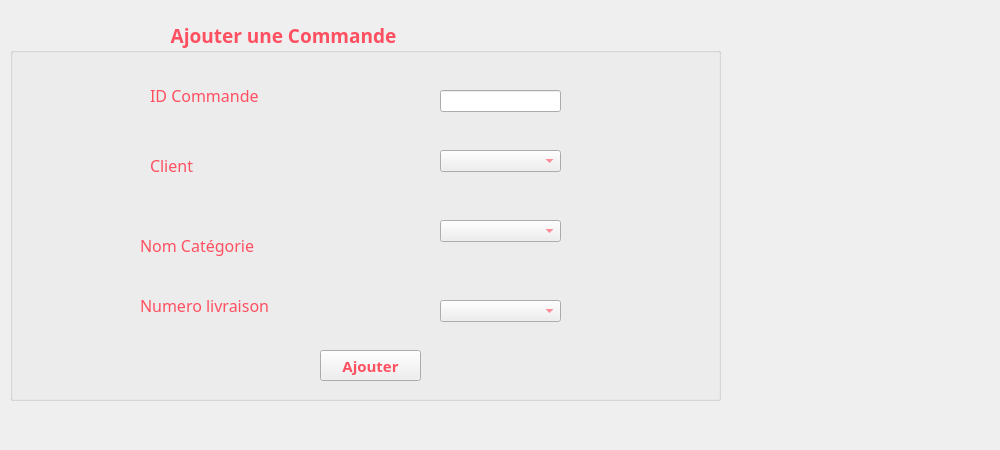
        <widget class="QWidget" name="tab_8">
         <attribute name="title">
          <string>Ajouter</string>
         </attribute>
         <widget class="QGroupBox" name="groupBox_4">
          <property name="geometry">
           <rect>
            <x>10</x>
            <y>20</y>
            <width>711</width>
            <height>381</height>
           </rect>
          </property>
          <property name="font">
           <font>
            <family>Lucida Calligraphy</family>
            <pointsize>14</pointsize>
            <weight>75</weight>
            <bold>true</bold>
           </font>
          </property>
          <property name="styleSheet">
           <string notr="true">color: rgb(255, 80, 97);
</string>
          </property>
          <property name="title">
           <string>                                Ajouter une Commande</string>
          </property>
          <widget class="QLabel" name="label_28">
           <property name="geometry">
            <rect>
             <x>140</x>
             <y>130</y>
             <width>171</width>
             <height>31</height>
            </rect>
           </property>
           <property name="font">
            <font>
             <family>Lucida Calligraphy</family>
             <pointsize>12</pointsize>
            </font>
           </property>
           <property name="text">
            <string>Client</string>
           </property>
          </widget>
          <widget class="QLabel" name="label_33">
           <property name="geometry">
            <rect>
             <x>140</x>
             <y>60</y>
             <width>171</width>
             <height>31</height>
            </rect>
           </property>
           <property name="font">
            <font>
             <family>Lucida Calligraphy</family>
             <pointsize>12</pointsize>
            </font>
           </property>
           <property name="text">
            <string>ID Commande</string>
           </property>
          </widget>
          <widget class="QLabel" name="label_34">
           <property name="geometry">
            <rect>
             <x>130</x>
             <y>210</y>
             <width>171</width>
             <height>31</height>
            </rect>
           </property>
           <property name="font">
            <font>
             <family>Lucida Calligraphy</family>
             <pointsize>12</pointsize>
            </font>
           </property>
           <property name="text">
            <string>Nom Catégorie</string>
           </property>
          </widget>
          <widget class="QPushButton" name="pushButton_4">
           <property name="geometry">
            <rect>
             <x>310</x>
             <y>330</y>
             <width>101</width>
             <height>31</height>
            </rect>
           </property>
           <property name="font">
            <font>
             <family>Lucida Calligraphy</family>
             <pointsize>11</pointsize>
             <weight>75</weight>
             <bold>true</bold>
            </font>
           </property>
           <property name="styleSheet">
            <string notr="true">color: rgb(255, 80, 97);
background-image:rgb(255, 170, 255)</string>
           </property>
           <property name="text">
            <string>Ajouter</string>
           </property>
          </widget>
          <widget class="QLabel" name="label_37">
           <property name="geometry">
            <rect>
             <x>130</x>
             <y>270</y>
             <width>201</width>
             <height>31</height>
            </rect>
           </property>
           <property name="font">
            <font>
             <family>Lucida Calligraphy</family>
             <pointsize>12</pointsize>
            </font>
           </property>
           <property name="text">
            <string>Numero livraison</string>
           </property>
          </widget>
          <widget class="QLineEdit" name="lineEdit_5">
           <property name="geometry">
            <rect>
             <x>430</x>
             <y>70</y>
             <width>121</width>
             <height>22</height>
            </rect>
           </property>
           <property name="maxLength">
            <number>5</number>
           </property>
          </widget>
          <widget class="QComboBox" name="comboLiv">
           <property name="geometry">
            <rect>
             <x>430</x>
             <y>280</y>
             <width>121</width>
             <height>22</height>
            </rect>
           </property>
          </widget>
          <widget class="QComboBox" name="comboClient">
           <property name="geometry">
            <rect>
             <x>430</x>
             <y>130</y>
             <width>121</width>
             <height>22</height>
            </rect>
           </property>
          </widget>
          <widget class="QComboBox" name="comboCat">
           <property name="geometry">
            <rect>
             <x>430</x>
             <y>200</y>
             <width>121</width>
             <height>22</height>
            </rect>
           </property>
          </widget>
         </widget>
         <widget class="QLabel" name="label_2">
          <property name="geometry">
           <rect>
            <x>-90</x>
            <y>0</y>
            <width>991</width>
            <height>441</height>
           </rect>
          </property>
          <property name="styleSheet">
           <string notr="true">background-image:url(:/Alinka-Shemeluyk_Sweets_YkxmSWdYdw.jpg)</string>
          </property>
          <property name="text">
           <string/>
          </property>
         </widget>
         <widget class="QLabel" name="label_12">
          <property name="geometry">
           <rect>
            <x>20</x>
            <y>20</y>
            <width>47</width>
            <height>61</height>
           </rect>
          </property>
          <property name="text">
           <string/>
          </property>
         </widget>
         <zorder>label_2</zorder>
         <zorder>groupBox_4</zorder>
         <zorder>label_12</zorder>
        </widget>
